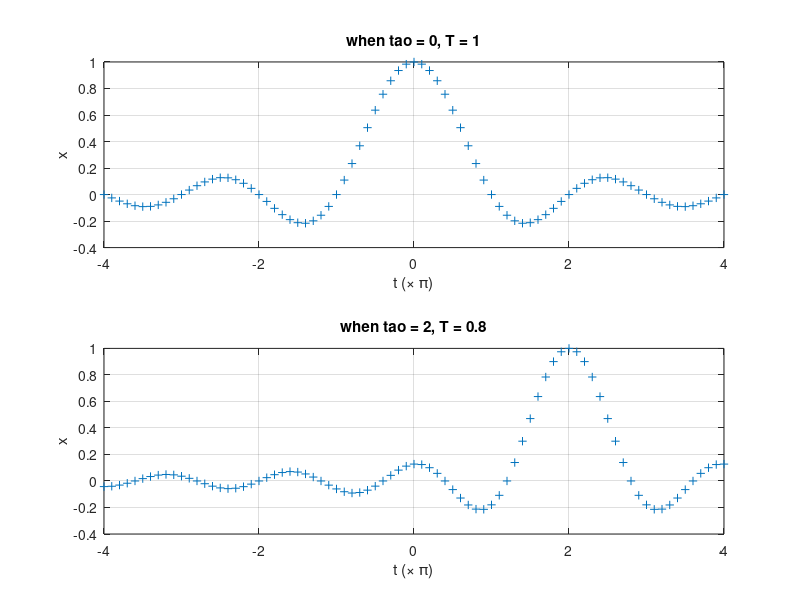

Write the MATLAB code that produced this figure.
clear, close all

T = -4:0.1:4;

x1 = sinc((T-0)/1);
x2 = sinc((T-2)/0.8);

subplot(2, 1, 1);
plot(T, x1, '+')

ylabel('x')
xlabel('t (\times \pi)')
title('when tao = 0, T = 1')
grid on

subplot(2, 1, 2);
plot(T, x2, '+')

ylabel('x')
xlabel('t (\times \pi)')
title('when tao = 2, T = 0.8')
grid on